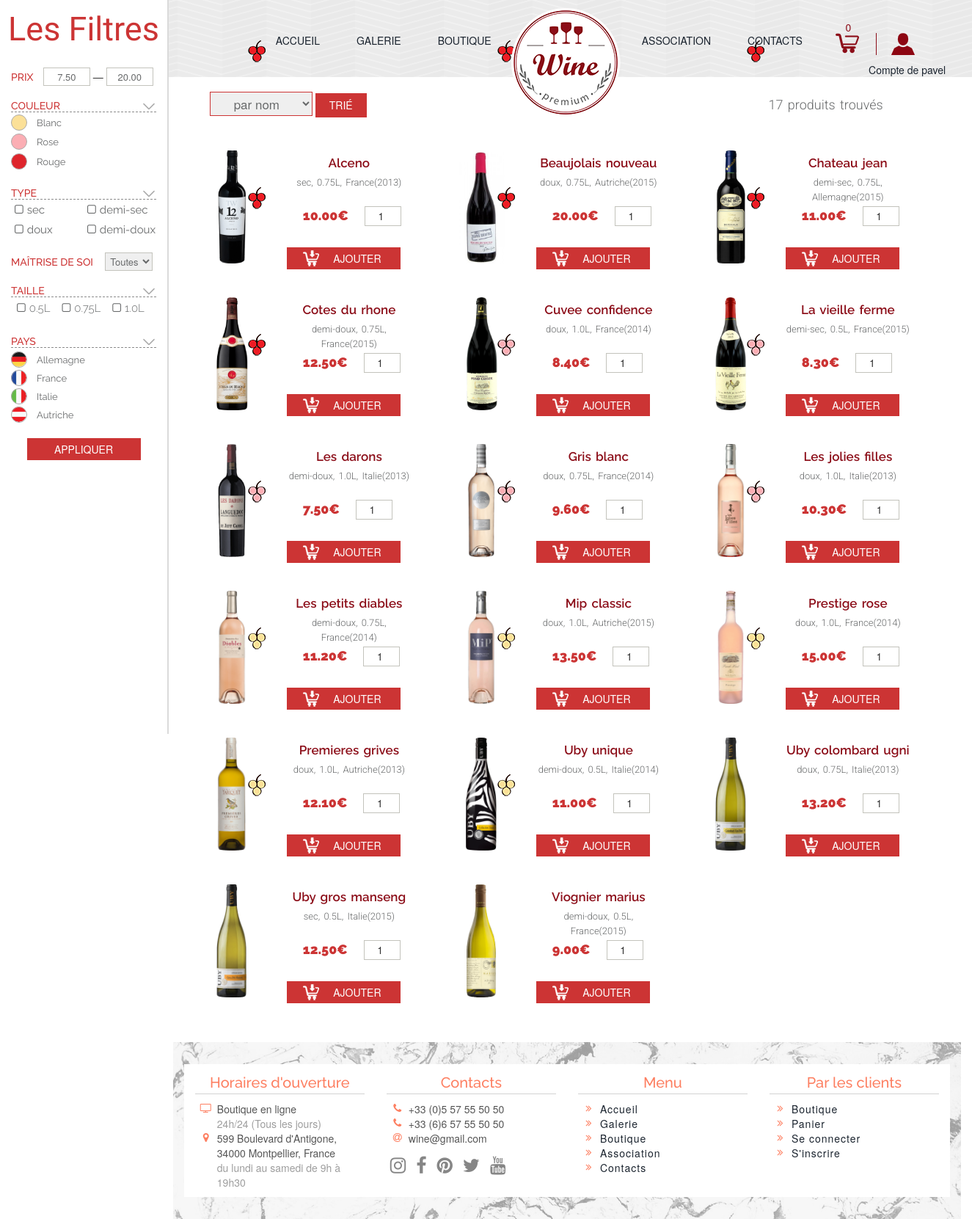
Page /shop.php (signed in) on the committed database.
### tables this page shows
CREATE TABLE IF NOT EXISTS `colors` (
  `id_color` int(4) NOT NULL AUTO_INCREMENT,
  `name` varchar(50) NOT NULL,
  `image` varchar(50) NOT NULL,
  PRIMARY KEY (`id_color`)
);

CREATE TABLE IF NOT EXISTS `types` (
  `id_type` int(4) NOT NULL AUTO_INCREMENT,
  `name` varchar(50) NOT NULL,
  PRIMARY KEY (`id_type`)
);

CREATE TABLE IF NOT EXISTS `sizes` (
  `id_size` int(4) NOT NULL AUTO_INCREMENT,
  `value` varchar(50) NOT NULL,
  PRIMARY KEY (`id_size`)
);

CREATE TABLE IF NOT EXISTS `countries` (
  `id_country` int(4) NOT NULL AUTO_INCREMENT,
  `name` varchar(50) NOT NULL,
  `image` varchar(50) NOT NULL,
  PRIMARY KEY (`id_country`)
);

CREATE TABLE IF NOT EXISTS `wines` (
  `id_wine` int(4) NOT NULL AUTO_INCREMENT,
  `name` varchar(50) NOT NULL,
  `price` decimal(5,2) NOT NULL,
  `id_type` int(4) NOT NULL,
  `id_color` int(4) NOT NULL,
  `id_country` int(4) NOT NULL,
  `id_size` int(4) NOT NULL,
  `date` int(4) NOT NULL,
  `image` varchar(50) NOT NULL,
  PRIMARY KEY (`id_wine`),
  KEY `fk_id_color` (`id_color`),
  KEY `fk_id_country` (`id_country`),
  KEY `fk_id_size` (`id_size`),
  KEY `fk_id_type` (`id_type`)
);

### shop.php (the view, shortened to what this page needs)
<?php
    include('includes/functions.inc.php');
?>
<!DOCTYPE HTML>
<html>
    <head>
        <link rel="stylesheet" href="css/bootstrap.css" type="text/css">
        <link rel='stylesheet prefetch' href='https://cdnjs.cloudflare.com/ajax/libs/font-awesome/4.7.0/css/font-awesome.css'>
        <link rel="stylesheet" href="css/style.css" type="text/css">
    </head>
    <body>
       <form action="shop.php?action=show" method="post" name="main_form">
        <div class="filters">
            <h2>Les Filtres</h2>
            <div class="filters-info col-md-12">
               <div class="filter-price filter">
                    <h3>Prix</h3>
                    <?php
                        $query = "SELECT MIN(price) min, MAX(price) max FROM wines";
                        $result = $connect->query($query);
                        $price = $result->fetch(PDO::FETCH_ASSOC);
                        $min = $price['min'];
                        $max = $price['max'];
                        $start_price = $_POST['start_price'];
                        $end_price = $_POST['end_price'];
                        echo "
                    <input type=\"text\" name=\"start_price\" value=\"".((!empty($start_price))?(number_format($start_price, 2, '.', ' ')):($min))."\" class=\"input\"/>
                     —
                    <input type=\"text\" name=\"end_price\" value=\"".((!empty($end_price))?(number_format($end_price, 2, '.', ' ')):($max))."\" class=\"input\"/>";
                        ?>
                </div>
                <div class="filter-color filter">
                    <h3>Couleur</h3>
                    <table>
                        <tbody>
                        <?php
                            $colors = getColors($connect);
                            foreach($colors as $color) {
                               $id_color = $color[0];
                               $name_color = ucfirst($color[1]);
                               echo
                               "<tr>
                                   <td>
                                       <input name=\"color\" type=\"radio\" class=\"radio\" id=\"color".$id_color."\" value=\"".$name_color."\"".((!empty($_POST['color']) && $_POST['color']=="".$name_color."")?(" checked"):("")).">
                                       <label for=\"color".$id_color."\">".$name_color."</label>
                                   </td>
                               </tr>";
                            }?>
                        </tbody>
                    </table>
                </div>
                <div class="filter-type filter">
                    <h3>Type</h3>
                    <?php
                        $types = getTypes($connect);
                        foreach($types as $type) {
                           $id_type = $type[0];
                           $name_type = $type[1];
                            echo
                            "<div class='col-md-6'>
                                <input name=\"type[]\" type=\"checkbox\" class=\"checkbox\" id=\"type".$id_type."\" value=\"".$name_type."\"".((!empty($_POST['type']) && in_array($name_type, $_POST['type']))?(" checked"):("")).">
                                <label for=\"type".$id_type."\">".$name_type."</label>
                            </div>";
                        }?>
                </div>
                <div class="filter-date filter">
                    <h3>Maîtrise de soi</h3>
                    <select name="date" size="1" class="input">
                        <option  value="Toutes">Toutes</option>
                    </select>
                </div>
                <div class="filter-size filter">
                    <h3>Taille</h3>
                    <table>
                        <tr>
                           <?php
                            $sizes = getSizes($connect);
                            foreach($sizes as $size) {
                                $id_size = $size[0];
                                $value_size = $size[1];
                                echo
                                "<td>
                                    <p><input name=\"size[]\" type=\"checkbox\" class=\"checkbox\" id=\"size".$id_size."\" value=\"".$value_size."\"".((!empty($_POST['size']) && in_array($value_size, $_POST['size']))?(" checked"):("")).">
                                    <label for=\"size".$id_size."\">".$value_size."L</label></p>
                                </td>";
                            }?>
                        </tr>
                    </table>
                </div>
                <div class="filter-country filter">
                    <h3>Pays</h3>
                    <table>
                        <tbody>
                            <?php
                                $countries = getCountries($connect);
                                foreach($countries as $country) {
                                    $id_country = $country[0];
                                    $name_country = $country[1];
                                    $image_country = $country[2];
                                    echo
                                    "<tr>
                                       <td style=\"background: url(img/flags/".$image_country.") no-repeat;  background-size: cover;\">
                                           <input name=\"country\" type=\"radio\" class=\"radio\" id=\"country".$id_country."\" value=\"".$name_country."\"".((!empty($_POST['country']) && $_POST['country']=="".$name_country."")?(" checked"):("")).">
                                           <label for=\"country".$id_country."\">".$name_country."</label>
                                       </td>
                                    </tr>";
                                }?>
                        </tbody>
                   </table>
                </div>
                <input type="submit" value="Appliquer" class="submit" name="filters_submit" />
            </div>
        </div>
        <header class="shop-header">
           <?php require('header.php'); ?>
        </header>
        <div class="sorting container-fluid col-md-offset-2 ">
            <div class="sort">
                <select name="sorts" size="1" class="input">
                    <?php echo "
                    <option value='name'".((!empty($_POST['sorts']) && $_POST['sorts']=='name')?(" selected"):("")).">par nom</option>
                    <option value='price'".((!empty($_POST['sorts']) && $_POST['sorts']=='price')?(" selected"):("")).">par prix</option>
                    <option value='size'".((!empty($_POST['sorts']) && $_POST['sorts']=='size')?(" selected"):("")).">par taille</option>
                    "; ?>
                </select>
                <input type="submit" value="trié" class="sort-submit" name="sort_submit" />
            </div>
        </div>
          </form>
        <div class="shop container-fluid col-md-offset-2 ">
            <div class="container">
            <?php
                $wines = getAllWine($connect, $where, $sorts);
                foreach($wines as $wine) {
                    $id = $wine[0];
                    $name = $wine[1];
                    $price = $wine[2];
                    $date = $wine[3];
                    $image = $wine[4];
                    $size = $wine[5];
                    $type = $wine[6];
                    $country = $wine[7];
                    $color = $wine[8];
                    echo '
                        <form action="cart.php?action=add&id_wine='.$id.'" method="post" name="cart_form" >
                            <div class="item col-md-3">
                                <div class="item-img">
                                    <img src="img/items/'.$image.'" alt="" />
                                    <img id="item-color" src="img/colors/'.$color.'" alt="" />
                                </div>
                                <div class="item-info">
                                    <p><span>'.$name.'</span></br>'.$type.', '.$size.'L, '.$country.'('.$date.')</p>
                                    <div class="row">
                                        <p id="item-price">'.$price.'€</p>
                                        <input type="number" name="quantity" class="dish-count" min="1" step="1" value="1" />
                                    </div>
                                    <input type="submit" class="button-add" value="Ajouter" />
                                </div>
                            </div>
                        </form>';
                }
            ?>
            </div>
            <footer>
            </footer>
        </div>
    </body>
</html>

### rows in the picture
colors: name "Blanc"
colors: name "Rose"
colors: name "Rouge"
types: name "sec"
types: name "demi-sec"
types: name "doux"
types: name "demi-doux"
sizes: value "0.5"
sizes: value "0.75"
sizes: value "1.0"
countries: image (picture), name "Allemagne"
countries: image (picture), name "France"
countries: image (picture), name "Italie"
countries: image (picture), name "Autriche"
wines: image (picture), id_color.image (picture), name "Alceno", id_type.name "sec", id_size.value "0.75", id_country.name "France", date "2013", price "10.00"
wines: image (picture), id_color.image (picture), name "Beaujolais nouveau", id_type.name "doux", id_size.value "0.75", id_country.name "Autriche", date "2015", price "20.00"
wines: image (picture), id_color.image (picture), name "Chateau jean", id_type.name "demi-sec", id_size.value "0.75", id_country.name "Allemagne", date "2015", price "11.00"
wines: image (picture), id_color.image (picture), name "Cotes du rhone", id_type.name "demi-doux", id_size.value "0.75", id_country.name "France", date "2015", price "12.50"
wines: image (picture), id_color.image (picture), name "Cuvee confidence", id_type.name "doux", id_size.value "1.0", id_country.name "France", date "2014", price "8.40"
wines: image (picture), id_color.image (picture), name "La vieille ferme", id_type.name "demi-sec", id_size.value "0.5", id_country.name "France", date "2015", price "8.30"
wines: image (picture), id_color.image (picture), name "Les darons", id_type.name "demi-doux", id_size.value "1.0", id_country.name "Italie", date "2013", price "7.50"
wines: image (picture), id_color.image (picture), name "Gris blanc", id_type.name "doux", id_size.value "0.75", id_country.name "France", date "2014", price "9.60"
wines: image (picture), id_color.image (picture), name "Les jolies filles", id_type.name "doux", id_size.value "1.0", id_country.name "Italie", date "2013", price "10.30"
wines: image (picture), id_color.image (picture), name "Les petits diables", id_type.name "demi-doux", id_size.value "0.75", id_country.name "France", date "2014", price "11.20"
wines: image (picture), id_color.image (picture), name "Mip classic", id_type.name "doux", id_size.value "1.0", id_country.name "Autriche", date "2015", price "13.50"
wines: image (picture), id_color.image (picture), name "Prestige rose", id_type.name "doux", id_size.value "1.0", id_country.name "France", date "2014", price "15.00"
wines: image (picture), id_color.image (picture), name "Premieres grives", id_type.name "doux", id_size.value "1.0", id_country.name "Autriche", date "2013", price "12.10"
wines: image (picture), id_color.image (picture), name "Uby unique", id_type.name "demi-doux", id_size.value "0.5", id_country.name "Italie", date "2014", price "11.00"
wines: image (picture), id_color.image (picture), name "Uby colombard ugni", id_type.name "doux", id_size.value "0.75", id_country.name "Italie", date "2013", price "13.20"
wines: image (picture), id_color.image (picture), name "Uby gros manseng", id_type.name "sec", id_size.value "0.5", id_country.name "Italie", date "2015", price "12.50"
wines: image (picture), id_color.image (picture), name "Viognier marius", id_type.name "demi-doux", id_size.value "0.5", id_country.name "France", date "2015", price "9.00"

### other values in the picture
count($_SESSION["cart_item"]) "0"
$_SESSION['username'] "pavel"
$count "17"
